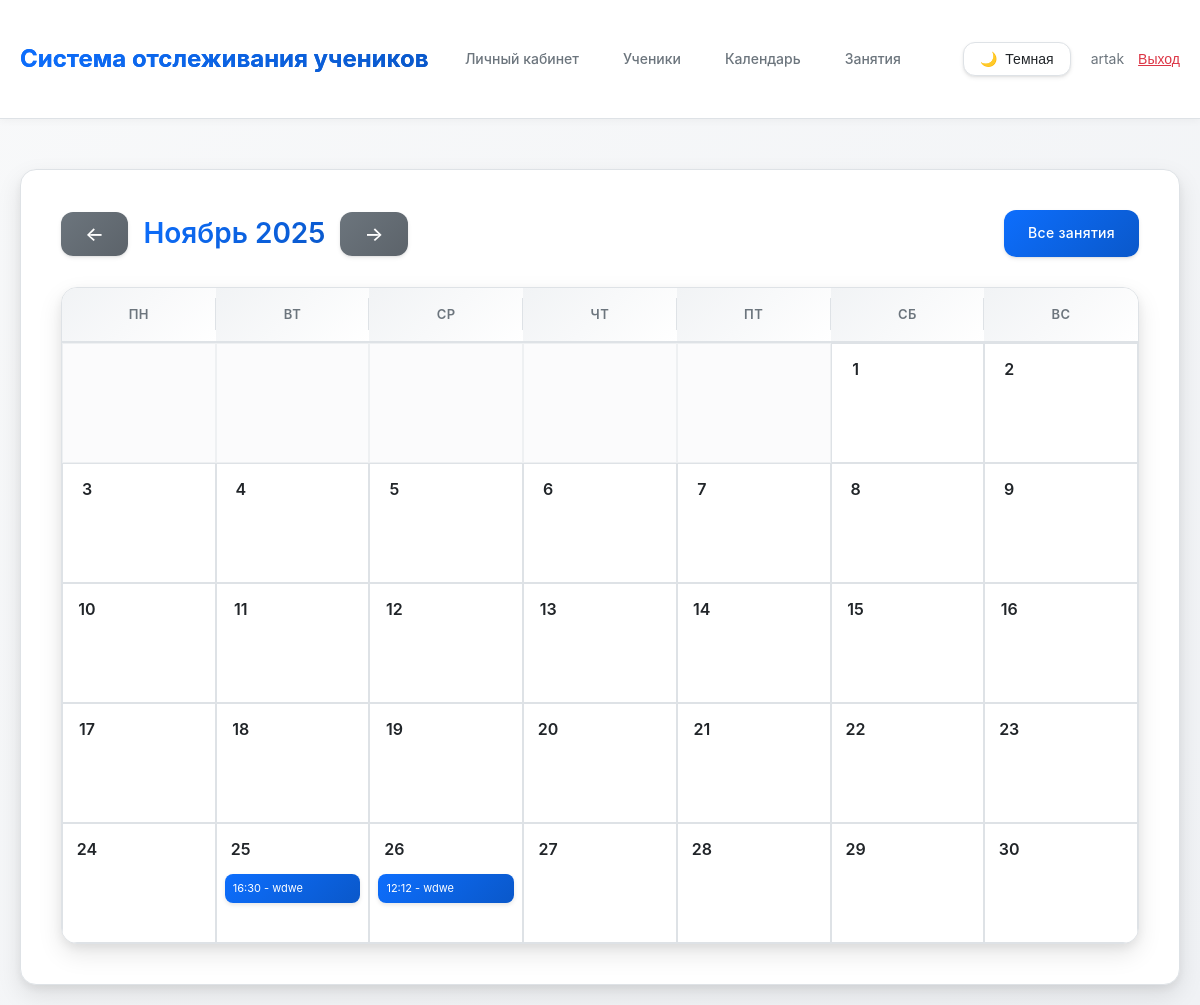
/calendar/?year=2025&month=11 (signed in), run on an earlier commit of the app's database.
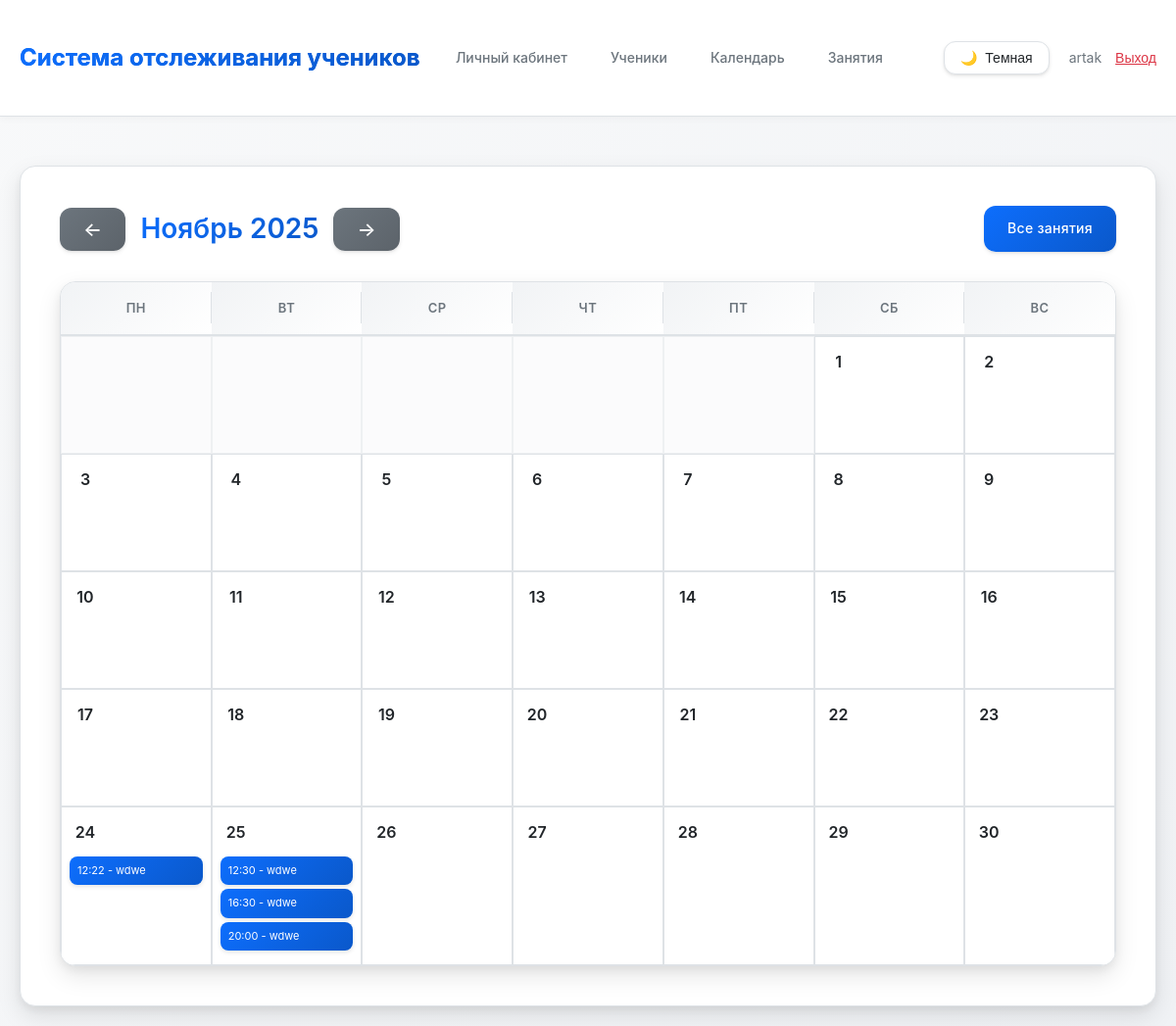
And on a later commit of the database.
### main/models.py (models this page shows, shortened)
class Lesson(models.Model):
    tutor = models.ForeignKey(Tutor, on_delete=models.CASCADE, related_name='lessons', verbose_name='Репетитор')
    students = models.ManyToManyField(Student, related_name='lessons', verbose_name='Ученики')
    date = models.DateField(verbose_name='Дата')
    time = models.TimeField(verbose_name='Время')
    duration = models.IntegerField(default=60, validators=[MinValueValidator(1)], verbose_name='Длительность (минуты)')
    lesson_price = models.DecimalField(max_digits=10, decimal_places=2, default=Decimal('0.00'), validators=[MinValueValidator(Decimal('0.00'))], verbose_name='Стоимость занятия (за одного ученика)')
    subject = models.CharField(max_length=200, blank=True, verbose_name='Предмет/Тема')
    notes = models.TextField(blank=True, verbose_name='Заметки')
    created_at = models.DateTimeField(auto_now_add=True, verbose_name='Дата создания')
    updated_at = models.DateTimeField(auto_now=True, verbose_name='Дата обновления')
    class Meta:
        verbose_name = 'Занятие'
        verbose_name_plural = 'Занятия'
        ordering = ['-date', '-time']

class Student(models.Model):
    tutor = models.ForeignKey(Tutor, on_delete=models.CASCADE, related_name='students', verbose_name='Репетитор')
    first_name = models.CharField(max_length=100, verbose_name='Имя')
    last_name = models.CharField(max_length=100, verbose_name='Фамилия')
    phone = models.CharField(max_length=20, blank=True, null=True, verbose_name='Телефон')
    telegram = models.CharField(max_length=20, blank=True, null=True, verbose_name='Телеграм')
    created_at = models.DateTimeField(auto_now_add=True, verbose_name='Дата создания')
    updated_at = models.DateTimeField(auto_now=True, verbose_name='Дата обновления')
    grade = models.CharField(max_length=10, blank=True, null=True, verbose_name='Класс')
    notes = models.TextField(blank=True, verbose_name='Заметки')
    is_active = models.BooleanField(default=True, verbose_name='Активен')
    class Meta:
        verbose_name = 'Ученик'
        verbose_name_plural = 'Ученики'
        ordering = ['last_name', 'first_name']

### main/views.py (the view, shortened to what this page needs)
# urls.py: path('calendar/', views.calendar_view, name='calendar'),
@login_required
def calendar_view(request):
    tutor = get_tutor(request)
    if not tutor:
        messages.error(request, 'Профиль репетитора не найден.')
        return redirect('dashboard')
    now = timezone.now()
    try:
        year = int(request.GET.get('year', now.year))
        month = int(request.GET.get('month', now.month))
    except (ValueError, TypeError):
        year = now.year
        month = now.month
    today = now.date()
    try:
        week_offset = int(request.GET.get('week_offset', 0))
    except (ValueError, TypeError):
        week_offset = 0
    if month == 1:
        prev_month = 12
        prev_year = year - 1
    else:
        prev_month = month - 1
        prev_year = year
    if month == 12:
        next_month = 1
        next_year = year + 1
    else:
        next_month = month + 1
        next_year = year
    first_day = datetime(year, month, 1).date()
    last_day_num = monthrange(year, month)[1]
    last_day = datetime(year, month, last_day_num).date()
    lessons = Lesson.objects.filter(tutor=tutor, date__gte=first_day, date__lte=last_day).order_by('date', 'time')
    lessons_by_date = {}
    for lesson in lessons:
        date_key = lesson.date.strftime('%Y-%m-%d')
        if date_key not in lessons_by_date:
            lessons_by_date[date_key] = []
        lessons_by_date[date_key].append(lesson)
    first_weekday = first_day.weekday()  # 0 = понедельник, 6 = воскресенье
    calendar_days = []
    for _ in range(first_weekday):
        calendar_days.append(None)
    weekday_names = ['Понедельник', 'Вторник', 'Среда', 'Четверг', 'Пятница', 'Суббота', 'Воскресенье']
    for day in range(1, last_day_num + 1):
        date = datetime(year, month, day).date()
        date_key = date.strftime('%Y-%m-%d')
        calendar_days.append({
            'date': date,
            'lessons': lessons_by_date.get(date_key, []),
            'weekday_name': weekday_names[date.weekday()]
        })
    weeks = []
    week = []
    for day in calendar_days:
        week.append(day)
        if len(week) == 7:
            weeks.append(week)
            week = []
    if week:
        while len(week) < 7:
            week.append(None)
        weeks.append(week)
    base_week_index = None
    for i, week in enumerate(weeks):
        for day in week:
            if day and day['date'] == today:
                base_week_index = i
                break
        if base_week_index is not None:
            break
    if base_week_index is None:
        base_week_index = 0
    current_week_index = base_week_index + week_offset
    target_year = year
    target_month = month
    target_week_offset = week_offset
    if current_week_index < 0:
        current_week_index = 0
    elif current_week_index >= len(weeks):
        current_week_index = len(weeks) - 1
    current_week = weeks[current_week_index] if weeks and current_week_index < len(weeks) else []
    week_start_date = None
    week_end_date = None
    for day in current_week:
        if day:
            if week_start_date is None:
                week_start_date = day['date']
            week_end_date = day['date']
    if current_week_index >= len(weeks) - 1:
        next_week_year = next_year
        next_week_month = next_month
        next_week_offset = 0
    else:
        next_week_year = year
        next_week_month = month
        next_week_offset = week_offset + 1
    if current_week_index <= 0 and week_offset <= 0:
        if prev_month == 12:
            prev_first_day = datetime(prev_year, prev_month, 1).date()
        else:
            prev_first_day = datetime(prev_year, prev_month, 1).date()
        prev_last_day_num = monthrange(prev_year, prev_month)[1]
        prev_first_weekday = prev_first_day.weekday()
        prev_total_days = prev_last_day_num + prev_first_weekday
        prev_weeks_count = (prev_total_days + 6) // 7  # Округляем вверх
        prev_week_year = prev_year
        prev_week_month = prev_month
        prev_week_offset = prev_weeks_count - 1  # Показываем последнюю неделю предыдущего месяца
    else:
        prev_week_year = year
        prev_week_month = month
        prev_week_offset = week_offset - 1
    month_names = ['', 'Январь', 'Февраль', 'Март', 'Апрель', 'Май', 'Июнь',
                   'Июль', 'Август', 'Сентябрь', 'Октябрь', 'Ноябрь', 'Декабрь']
    return render(request, 'main/calendar.html', {
        'weeks': weeks,
        'current_week': current_week,
        'current_week_index': current_week_index,
        'week_start_date': week_start_date,
        'week_end_date': week_end_date,
        'year': year,
        'month': month,
        'month_name': month_names[month],
        'prev_year': prev_year,
        'prev_month': prev_month,
        'next_year': next_year,
        'next_month': next_month,
        'prev_week_offset': week_offset - 1,
        'next_week_offset': week_offset + 1,
        'today': today,
    })

### main/views.py (called while the page is built)
def get_tutor(request):
    if request.user.is_authenticated:
        try:
            return request.user.tutor
        except Tutor.DoesNotExist:
            return None
    return None

### main/templates/main/calendar.html (shortened to what this page needs)
{% extends 'main/base.html' %}
{% block content %}
<div class="calendar-header">
    <div class="calendar-nav">
        <a href="?year={{ prev_year }}&month={{ prev_month }}" class="btn btn-secondary calendar-nav-btn">←</a>
        <h2 class="calendar-title">{{ month_name }} {{ year }}</h2>
        <a href="?year={{ next_year }}&month={{ next_month }}" class="btn btn-secondary calendar-nav-btn">→</a>
    </div>
    <a href="{% url 'lesson_list' %}" class="btn">Все занятия</a>
</div>
<table class="calendar-table">
    <thead>
        <tr>
            <th>Пн</th>
            <th>Вт</th>
            <th>Ср</th>
            <th>Чт</th>
            <th>Пт</th>
            <th>Сб</th>
            <th>Вс</th>
        </tr>
    </thead>
    <tbody>
        {% for week in weeks %}
        <tr>
            {% for day in week %}
            {% if day %}
                {% if day.date|date:"Y-m-d" == today|date:"Y-m-d" %}
                <td class="today">
                {% else %}
                <td>
                {% endif %}
                    <div class="day-number {% if day.date|date:"Y-m-d" == today|date:"Y-m-d" %}today{% endif %}">
                        {{ day.date.day }}
                    </div>
                    {% if day.lessons %}
                        {% for lesson in day.lessons|slice:":3" %}
                        <div class="lesson-item">
                            <a href="{% url 'lesson_detail' lesson.pk %}">
                                {{ lesson.time|time:"H:i" }} -
                                {% for student in lesson.students.all|slice:":2" %}
                                    {{ student.last_name }}{% if not forloop.last %}, {% endif %}
                                {% endfor %}
                            </a>
                        </div>
                        {% endfor %}
                    {% endif %}
                </td>
            {% else %}
                <td class="empty"></td>
            {% endif %}
            {% endfor %}
        </tr>
        {% endfor %}
    </tbody>
</table>
{% endblock %}

### main/templates/main/base.html (shortened to what this page needs)
{% load static %}
<!DOCTYPE html>
<html lang="ru">
<head>
</head>
<body>
    <header>
        <div class="container">
            <div style="display: flex; justify-content: space-between; align-items: center;">
                <h1><a href="{% url 'dashboard' %}" style="color: var(--text-primary); text-decoration: none;">Система отслеживания учеников</a></h1>
                <div style="display: flex; align-items: center; gap: 20px;">
                    {% if user.is_authenticated %}
                        <nav>
                            <a href="{% url 'dashboard' %}">Личный кабинет</a>
                            <a href="{% url 'student_list' %}">Ученики</a>
                            <a href="{% url 'calendar' %}">Календарь</a>
                            <a href="{% url 'lesson_list' %}">Занятия</a>
                        </nav>
                        <button class="theme-toggle" id="theme-toggle" aria-label="Переключить тему">
                            <span id="theme-icon">🌙</span>
                            <span id="theme-text">Темная</span>
                        </button>
                        <div style="font-size: 14px; color: var(--text-secondary);">
                            {{ user.get_full_name|default:user.username }}
                            <form method="post" action="{% url 'logout' %}" style="display: inline;">
                                <button type="submit" style="background: none; border: none; color: var(--btn-danger); cursor: pointer; text-decoration: underline; padding: 0; margin-left: 10px; font-size: 14px;">Выход</button>
                            </form>
                        </div>
                    {% else %}
                        <nav>
                            <a href="{% url 'login' %}">Вход</a>
                            <a href="{% url 'register' %}">Регистрация</a>
                        </nav>
                    {% endif %}
                </div>
            </div>
        </div>
    </header>
    <div class="container">
        <div class="content">
            {% block content %}{% endblock %}
        </div>
    </div>
</body>
</html>

### main/templates/main/calendar.html (style rules this page uses)
.calendar-header { display: flex; justify-content: space-between; align-items: center; margin-bottom: 30px; flex-wrap: wrap; gap: 15px; }
.calendar-nav { display: flex; gap: 15px; align-items: center; flex: 1; }
.calendar-title { font-size: 28px; font-weight: 600; background: linear-gradient(135deg, var(--btn-primary) 0%, var(--link-hover) 100%); -webkit-background-clip: text; -webkit-text-fill-color: transparent; background-clip: text; margin: 0; }
.calendar-nav-btn { min-width: 44px; height: 44px; display: flex; align-items: center; justify-content: center; border-radius: 12px; font-size: 20px; transition: all 0.3s ease; box-shadow: var(--shadow); }
.calendar-table { width: 100%; border-collapse: separate; border-spacing: 0; background: var(--bg-secondary); border-radius: 16px; overflow: hidden; box-shadow: var(--shadow-lg); }
.calendar-table th { padding: 16px 8px; text-align: center; background: linear-gradient(135deg, var(--bg-tertiary) 0%, var(--bg-secondary) 100%); font-weight: 600; font-size: 13px; text-transform: uppercase; letter-spacing: 0.5px; color: var(--text-secondary); border-bottom: 2px solid var(--border-color); position: relative; }
.calendar-table th:not(:last-child)::after { content: ''; position: absolute; right: 0; top: 20%; height: 60%; width: 1px; background: var(--border-color); }
.calendar-table td { width: 14.28%; height: 120px; vertical-align: top; padding: 10px 8px; border: 1px solid var(--border-color); background: var(--bg-secondary); transition: all 0.3s ease; position: relative; }
.calendar-table td.empty { background: var(--bg-primary); opacity: 0.5; }
.day-number { font-weight: 600; margin-bottom: 8px; color: var(--text-primary); font-size: 16px; display: inline-flex; align-items: center; justify-content: center; width: 32px; height: 32px; border-radius: 50%; transition: all 0.3s ease; }
.lesson-item { font-size: 11px; padding: 6px 8px; margin-bottom: 4px; background: linear-gradient(135deg, var(--btn-primary) 0%, var(--link-hover) 100%); color: #fff; border-radius: 8px; overflow: hidden; text-overflow: ellipsis; white-space: nowrap; transition: all 0.3s ease; cursor: pointer; box-shadow: 0 2px 4px rgba(0, 0, 0, 0.1); }
.lesson-item a { color: #fff; text-decoration: none; display: block; width: 100%; }

What changed in the data, as far as the page shows it:
removed Lesson: time "12:12", Student (last_name "wdwe"), shown under "26"
added Lesson: time "12:22", Student (last_name "wdwe"), shown under "24"
added Lesson: time "12:30", Student (last_name "wdwe"), shown under "25"
added Lesson: time "20:00", Student (last_name "wdwe"), shown under "25"
